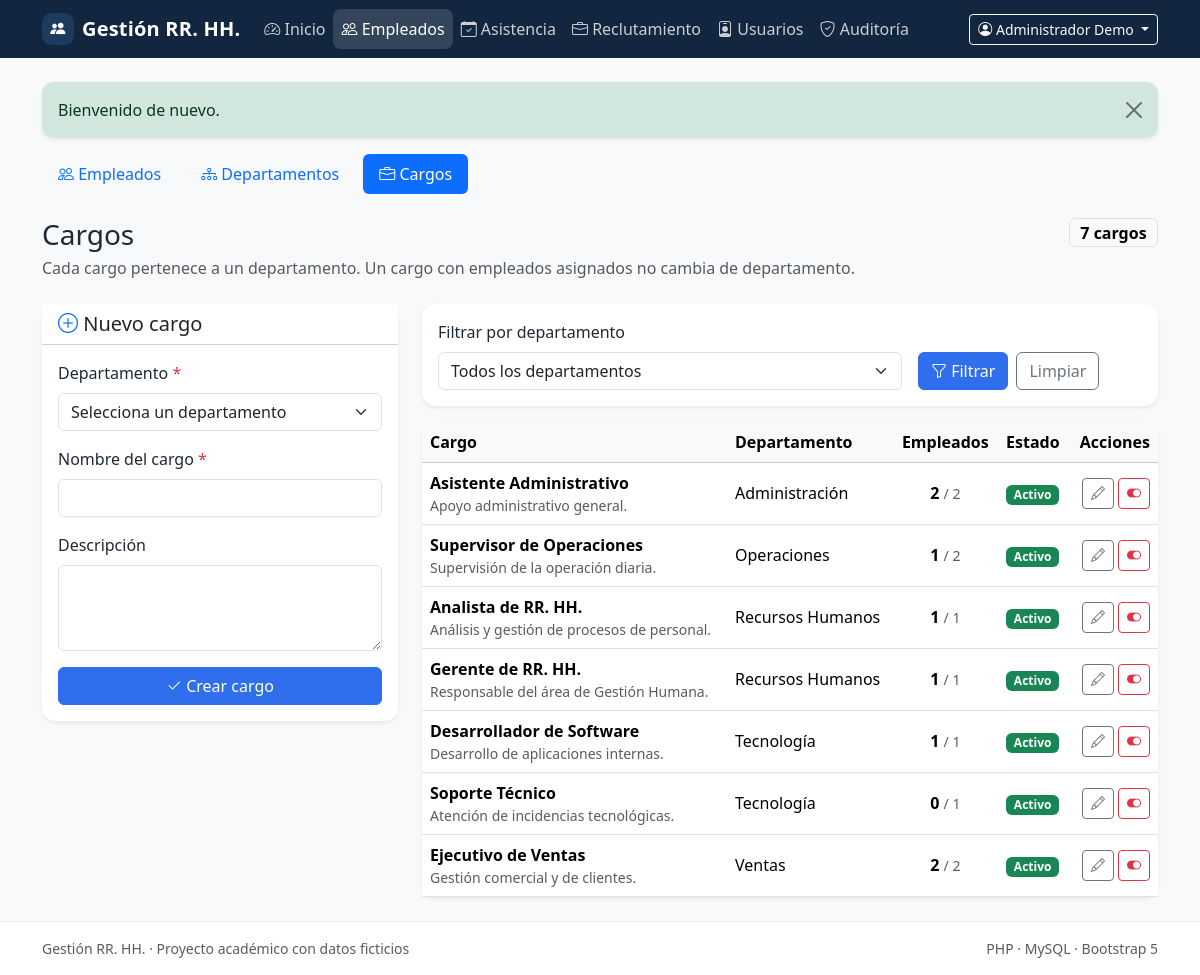
The page /positions (signed in) on the database its author committed.
### tables this page shows
CREATE TABLE IF NOT EXISTS users (
    id BIGINT UNSIGNED NOT NULL AUTO_INCREMENT,
    name VARCHAR(120) NOT NULL,
    email VARCHAR(190) NOT NULL,
    password_hash VARCHAR(255) NOT NULL,
    password_changed_at DATETIME(6) NULL,
    role ENUM('admin', 'hr') NOT NULL DEFAULT 'hr',
    is_active TINYINT(1) NOT NULL DEFAULT 1,
    last_login_at DATETIME NULL,
    created_at TIMESTAMP NOT NULL DEFAULT CURRENT_TIMESTAMP,
    updated_at TIMESTAMP NOT NULL DEFAULT CURRENT_TIMESTAMP ON UPDATE CURRENT_TIMESTAMP,
    PRIMARY KEY (id),
    UNIQUE KEY uq_users_email (email),
    KEY idx_users_role_active (role, is_active)
);

CREATE TABLE IF NOT EXISTS positions (
    id BIGINT UNSIGNED NOT NULL AUTO_INCREMENT,
    department_id BIGINT UNSIGNED NOT NULL,
    name VARCHAR(120) NOT NULL,
    description TEXT NULL,
    is_active TINYINT(1) NOT NULL DEFAULT 1,
    created_at TIMESTAMP NOT NULL DEFAULT CURRENT_TIMESTAMP,
    updated_at TIMESTAMP NOT NULL DEFAULT CURRENT_TIMESTAMP ON UPDATE CURRENT_TIMESTAMP,
    PRIMARY KEY (id),
    UNIQUE KEY uq_positions_department_name (department_id, name),
    KEY idx_positions_department_active (department_id, is_active),
    CONSTRAINT fk_positions_department
        FOREIGN KEY (department_id) REFERENCES departments (id)
        ON UPDATE CASCADE ON DELETE RESTRICT
);

CREATE TABLE IF NOT EXISTS departments (
    id BIGINT UNSIGNED NOT NULL AUTO_INCREMENT,
    name VARCHAR(100) NOT NULL,
    description TEXT NULL,
    is_active TINYINT(1) NOT NULL DEFAULT 1,
    created_at TIMESTAMP NOT NULL DEFAULT CURRENT_TIMESTAMP,
    updated_at TIMESTAMP NOT NULL DEFAULT CURRENT_TIMESTAMP ON UPDATE CURRENT_TIMESTAMP,
    PRIMARY KEY (id),
    UNIQUE KEY uq_departments_name (name),
    KEY idx_departments_active (is_active)
);

### src/Modules/Employees/Views/positions/index.php (the view, shortened to what the rows shown need)
<?php
$activeTab = 'positions';
require __DIR__ . '/../partials/tabs.php';
$selectedDepartment = (int) old('department_id', (string) ($departmentFilter ?? ''));
$canCreate = $formDepartments !== [];
?>
<div class="d-flex flex-wrap justify-content-between align-items-start gap-3 mb-4">
    <div>
        <h1 class="h3 mb-1">Cargos</h1>
    </div>
</div>
<div class="row g-4">
    <div class="col-12 col-xl-4">
        <div class="card border-0 shadow-sm">
            <div class="card-header bg-white">
                <h2 class="h5 mb-0"><i class="bi bi-plus-circle text-primary"></i> Nuevo cargo</h2>
            </div>
        </div>
    </div>
    <div class="col-12 col-xl-8">
        <div class="card border-0 shadow-sm">
            <?php if ($positions === []): ?>
                <div class="card-body py-5 text-center">
                    <i class="bi bi-briefcase display-5 text-body-tertiary"></i>
                    <h2 class="h5 mt-3">No hay cargos para mostrar</h2>
                    <p class="text-body-secondary mb-0">
                        <?= $departmentFilter !== null
                            ? 'El departamento seleccionado no tiene cargos. Prueba con otro filtro.'
                            : 'Crea el primer cargo con el formulario de la izquierda.' ?>
                    </p>
                </div>
            <?php else: ?>
                <div class="table-responsive">
                    <table class="table table-hover align-middle mb-0">
                        <thead class="table-light">
                        <tr>
                            <th scope="col">Cargo</th>
                            <th scope="col">Departamento</th>
                            <th scope="col" class="text-center">Empleados</th>
                            <th scope="col">Estado</th>
                            <th scope="col" class="text-end">Acciones</th>
                        </tr>
                        </thead>
                        <tbody>
                        <?php foreach ($positions as $position): ?>
                            <?php
                            $isActive = (int) $position['is_active'] === 1;
                            $statusClass = $isActive ? 'success' : 'secondary';
                            ?>
                            <tr>
                                <td>
                                    <span class="fw-semibold"><?= e((string) $position['name']) ?></span>
                                    <?php if ($position['description'] !== null && $position['description'] !== ''): ?>
                                        <div class="small text-body-secondary">
                                            <?= e((string) $position['description']) ?>
                                        </div>
                                    <?php endif; ?>
                                </td>
                                <td>
                                    <?= e((string) $position['department_name']) ?>
                                </td>
                                <td class="text-center">
                                    <span class="fw-semibold"><?= (int) $position['active_employee_count'] ?></span>
                                    <span class="text-body-secondary small">/ <?= (int) $position['employee_count'] ?></span>
                                </td>
                                <td>
                                    <span class="badge text-bg-<?= e($statusClass) ?>">
                                        <?= e(status_label($isActive ? 'active' : 'inactive')) ?>
                                    </span>
                                </td>
                                <td class="text-end">
                                    <div class="d-inline-flex flex-wrap justify-content-end gap-1">
                                        <a href="/positions/<?= (int) $position['id'] ?>/edit"
                                           class="btn btn-sm btn-outline-secondary" title="Editar" aria-label="Editar">
                                            <i class="bi bi-pencil"></i>
                                        </a>
                                        <form method="post"
                                              action="/positions/<?= (int) $position['id'] ?>/status"
                                              data-confirm="<?= $isActive
                                                  ? '¿Desactivar este cargo? Los empleados asociados conservarán su historial.'
                                                  : '¿Reactivar este cargo?' ?>">
                                            <button type="submit"
                                                    class="btn btn-sm btn-outline-<?= $isActive ? 'danger' : 'success' ?>"
                                                    title="<?= $isActive ? 'Desactivar' : 'Reactivar' ?>">
                                                <i class="bi <?= $isActive ? 'bi-toggle-on' : 'bi-toggle-off' ?>"></i>
                                            </button>
                                        </form>
                                    </div>
                                </td>
                            </tr>
                        <?php endforeach; ?>
                        </tbody>
                    </table>
                </div>
            <?php endif; ?>
        </div>
    </div>
</div>

### src/Shared/Views/layouts/app.php (shortened to what the rows shown need)
<!doctype html>
<html lang="es">
<head>
    <link href="https://cdn.jsdelivr.net/npm/bootstrap@5.3.3/dist/css/bootstrap.min.css" rel="stylesheet">
    <link href="https://cdn.jsdelivr.net/npm/bootstrap-icons@1.11.3/font/bootstrap-icons.min.css" rel="stylesheet">
    <link href="<?= e(asset('css/app.css')) ?>" rel="stylesheet">
</head>
<body class="bg-body-tertiary d-flex flex-column min-vh-100">
<nav class="navbar navbar-expand-lg navbar-dark app-navbar">
    <div class="container">
        <div class="collapse navbar-collapse" id="mainNavigation">
            <?php if ($currentUser !== null): ?>
                <div class="dropdown">
                    <button class="btn btn-sm btn-outline-light dropdown-toggle" type="button"
                            data-bs-toggle="dropdown" aria-expanded="false">
                        <i class="bi bi-person-circle"></i>
                        <?= e((string) $currentUser['name']) ?>
                    </button>
                </div>
            <?php endif; ?>
        </div>
    </div>
</nav>
<main class="flex-grow-1 py-4">
    <div class="container">
        <?php require __DIR__ . '/../partials/flash.php'; ?>
        <?= $content ?>
    </div>
</main>
</body>
</html>

### rows shown on the page
users: name "Administrador Demo"
positions: name "Asistente Administrativo", description "Apoyo administrativo general.", department.name "Administración", active_employee_count "2", employee_count "2", is_active "Activo"
positions: name "Supervisor de Operaciones", description "Supervisión de la operación diaria.", department.name "Operaciones", active_employee_count "1", employee_count "2", is_active "Activo"
positions: name "Analista de RR. HH.", description "Análisis y gestión de procesos de personal.", department.name "Recursos Humanos", active_employee_count "1", employee_count "1", is_active "Activo"
positions: name "Gerente de RR. HH.", description "Responsable del área de Gestión Humana.", department.name "Recursos Humanos", active_employee_count "1", employee_count "1", is_active "Activo"
positions: name "Desarrollador de Software", description "Desarrollo de aplicaciones internas.", department.name "Tecnología", active_employee_count "1", employee_count "1", is_active "Activo"
positions: name "Soporte Técnico", description "Atención de incidencias tecnológicas.", department.name "Tecnología", active_employee_count "0", employee_count "1", is_active "Activo"
positions: name "Ejecutivo de Ventas", description "Gestión comercial y de clientes.", department.name "Ventas", active_employee_count "2", employee_count "2", is_active "Activo"

### other values the page prints
$appName "Gestión RR. HH."
$item['label'] "Inicio"
$item['label'] "Empleados"
$item['label'] "Asistencia"
$item['label'] "Reclutamiento"
$item['label'] "Usuarios"
$item['label'] "Auditoría"
$message['message'] "Bienvenido de nuevo."
$tab['label'] "Empleados"
$tab['label'] "Departamentos"
$tab['label'] "Cargos"
count($positions) "7"
